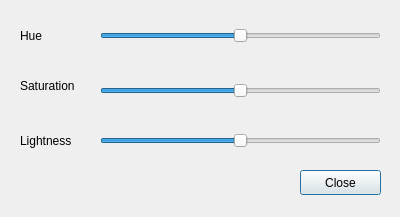
<?xml version="1.0" encoding="UTF-8"?>
<ui version="4.0">
 <class>HslDialog</class>
 <widget class="QDialog" name="HslDialog">
  <property name="geometry">
   <rect>
    <x>0</x>
    <y>0</y>
    <width>400</width>
    <height>217</height>
   </rect>
  </property>
  <property name="windowTitle">
   <string>Dialog</string>
  </property>
  <widget class="QSlider" name="h_slider">
   <property name="geometry">
    <rect>
     <x>100</x>
     <y>15</y>
     <width>281</width>
     <height>41</height>
    </rect>
   </property>
   <property name="minimum">
    <number>-359</number>
   </property>
   <property name="maximum">
    <number>359</number>
   </property>
   <property name="orientation">
    <enum>Qt::Orientation::Horizontal</enum>
   </property>
  </widget>
  <widget class="QLabel" name="label">
   <property name="geometry">
    <rect>
     <x>20</x>
     <y>20</y>
     <width>54</width>
     <height>31</height>
    </rect>
   </property>
   <property name="text">
    <string>Hue</string>
   </property>
  </widget>
  <widget class="QLabel" name="label_2">
   <property name="geometry">
    <rect>
     <x>20</x>
     <y>70</y>
     <width>61</width>
     <height>31</height>
    </rect>
   </property>
   <property name="text">
    <string>Saturation</string>
   </property>
  </widget>
  <widget class="QLabel" name="label_3">
   <property name="geometry">
    <rect>
     <x>20</x>
     <y>120</y>
     <width>54</width>
     <height>41</height>
    </rect>
   </property>
   <property name="text">
    <string>Lightness</string>
   </property>
  </widget>
  <widget class="QSlider" name="s_slider">
   <property name="geometry">
    <rect>
     <x>100</x>
     <y>70</y>
     <width>281</width>
     <height>41</height>
    </rect>
   </property>
   <property name="minimum">
    <number>-99</number>
   </property>
   <property name="orientation">
    <enum>Qt::Orientation::Horizontal</enum>
   </property>
  </widget>
  <widget class="QSlider" name="l_slider">
   <property name="geometry">
    <rect>
     <x>100</x>
     <y>120</y>
     <width>281</width>
     <height>41</height>
    </rect>
   </property>
   <property name="minimum">
    <number>-99</number>
   </property>
   <property name="orientation">
    <enum>Qt::Orientation::Horizontal</enum>
   </property>
  </widget>
  <widget class="QPushButton" name="close_btn">
   <property name="geometry">
    <rect>
     <x>300</x>
     <y>170</y>
     <width>81</width>
     <height>25</height>
    </rect>
   </property>
   <property name="text">
    <string>Close</string>
   </property>
  </widget>
 </widget>
 <resources/>
 <connections/>
</ui>
